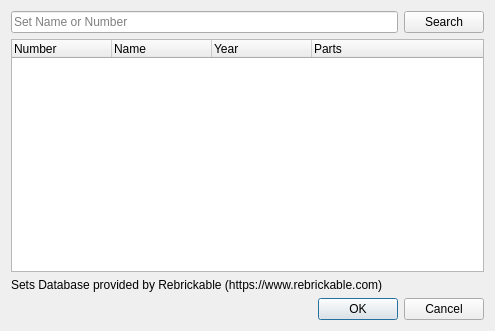
<?xml version="1.0" encoding="UTF-8"?>
<ui version="4.0">
 <class>lcSetsDatabaseDialog</class>
 <widget class="QDialog" name="lcSetsDatabaseDialog">
  <property name="geometry">
   <rect>
    <x>0</x>
    <y>0</y>
    <width>495</width>
    <height>331</height>
   </rect>
  </property>
  <property name="windowTitle">
   <string>Sets Database</string>
  </property>
  <layout class="QVBoxLayout" name="verticalLayout">
   <item>
    <layout class="QHBoxLayout" name="horizontalLayout">
     <item>
      <widget class="QLineEdit" name="SearchEdit">
       <property name="placeholderText">
        <string>Set Name or Number</string>
       </property>
      </widget>
     </item>
     <item>
      <widget class="QPushButton" name="SearchButton">
       <property name="text">
        <string>Search</string>
       </property>
      </widget>
     </item>
    </layout>
   </item>
   <item>
    <widget class="QTreeWidget" name="SetsTree">
     <property name="rootIsDecorated">
      <bool>false</bool>
     </property>
     <property name="uniformRowHeights">
      <bool>true</bool>
     </property>
     <property name="allColumnsShowFocus">
      <bool>true</bool>
     </property>
     <property name="columnCount">
      <number>4</number>
     </property>
     <column>
      <property name="text">
       <string>Number</string>
      </property>
     </column>
     <column>
      <property name="text">
       <string>Name</string>
      </property>
     </column>
     <column>
      <property name="text">
       <string>Year</string>
      </property>
     </column>
     <column>
      <property name="text">
       <string>Parts</string>
      </property>
     </column>
    </widget>
   </item>
   <item>
    <widget class="QLabel" name="label">
     <property name="text">
      <!-- Plain text for the same reason as lc_aboutdialog.ui: this dialog is
           reachable (part panel context menu -> Edit Palettes... -> Import...),
           so a clickable link here contradicts the privacy policy the same way
           the About dialog did. The HTTP search behind it is already stubbed
           out by LC_DISABLE_NETWORK; only the outbound browser launch remained. -->
      <string>Sets Database provided by Rebrickable (https://www.rebrickable.com)</string>
     </property>
     <property name="openExternalLinks">
      <bool>false</bool>
     </property>
    </widget>
   </item>
   <item>
    <widget class="QDialogButtonBox" name="buttonBox">
     <property name="orientation">
      <enum>Qt::Horizontal</enum>
     </property>
     <property name="standardButtons">
      <set>QDialogButtonBox::Cancel|QDialogButtonBox::Ok</set>
     </property>
    </widget>
   </item>
  </layout>
 </widget>
 <resources/>
 <connections>
  <connection>
   <sender>buttonBox</sender>
   <signal>accepted()</signal>
   <receiver>lcSetsDatabaseDialog</receiver>
   <slot>accept()</slot>
   <hints>
    <hint type="sourcelabel">
     <x>248</x>
     <y>254</y>
    </hint>
    <hint type="destinationlabel">
     <x>157</x>
     <y>274</y>
    </hint>
   </hints>
  </connection>
  <connection>
   <sender>buttonBox</sender>
   <signal>rejected()</signal>
   <receiver>lcSetsDatabaseDialog</receiver>
   <slot>reject()</slot>
   <hints>
    <hint type="sourcelabel">
     <x>316</x>
     <y>260</y>
    </hint>
    <hint type="destinationlabel">
     <x>286</x>
     <y>274</y>
    </hint>
   </hints>
  </connection>
 </connections>
</ui>
